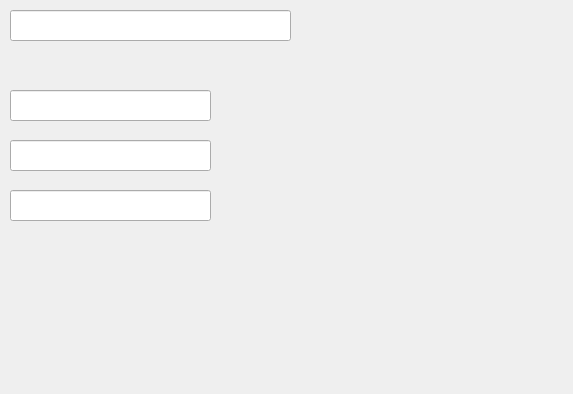
<?xml version="1.0" encoding="UTF-8"?>
<ui version="4.0">
 <class>Form</class>
 <widget class="QWidget" name="Form">
  <property name="geometry">
   <rect>
    <x>0</x>
    <y>0</y>
    <width>573</width>
    <height>394</height>
   </rect>
  </property>
  <property name="windowTitle">
   <string>Form</string>
  </property>
  <widget class="QLineEdit" name="lineEdit">
   <property name="geometry">
    <rect>
     <x>10</x>
     <y>10</y>
     <width>281</width>
     <height>31</height>
    </rect>
   </property>
  </widget>
  <widget class="QLineEdit" name="lineEdit_2">
   <property name="geometry">
    <rect>
     <x>10</x>
     <y>90</y>
     <width>201</width>
     <height>31</height>
    </rect>
   </property>
  </widget>
  <widget class="QLineEdit" name="lineEdit_3">
   <property name="geometry">
    <rect>
     <x>10</x>
     <y>140</y>
     <width>201</width>
     <height>31</height>
    </rect>
   </property>
   <property name="echoMode">
    <enum>QLineEdit::Password</enum>
   </property>
  </widget>
  <widget class="QLineEdit" name="lineEdit_4">
   <property name="geometry">
    <rect>
     <x>10</x>
     <y>190</y>
     <width>201</width>
     <height>31</height>
    </rect>
   </property>
  </widget>
 </widget>
 <resources/>
 <connections/>
</ui>
